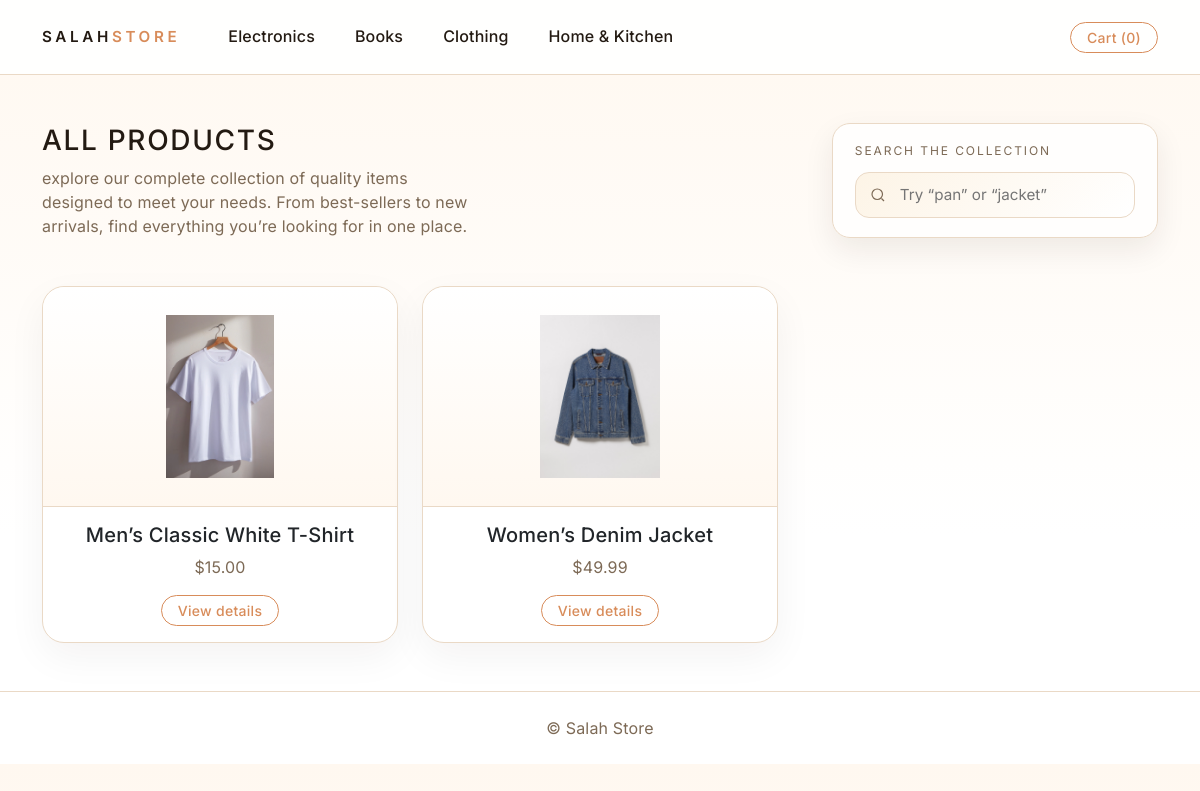
/category/clothing/, run on the app's committed database.
### catalog/models.py (models this page shows, shortened)
class Category(models.Model):
    name = models.CharField(max_length=100, unique=True)
    slug = models.SlugField(max_length=120, unique=True, blank=True)
    class Meta:
        verbose_name_plural = "Categories"

class Product(models.Model):
    category = models.ForeignKey(Category, on_delete=models.CASCADE, related_name='products')
    title = models.CharField(max_length=200)
    slug = models.SlugField(max_length=220, unique=True, blank=True)
    description = models.TextField(blank=True)
    price = models.DecimalField(max_digits=8, decimal_places=2)
    stock = models.PositiveIntegerField(default=0)
    image = models.ImageField(upload_to='products/', blank=True, null=True)
    is_active = models.BooleanField(default=True)
    created_at = models.DateTimeField(auto_now_add=True)

### catalog/views.py (the view)
# urls.py: path('category/<slug:category_slug>/', views.product_list, name='product_by_category'),
def product_list(request, category_slug=None):
    category = None
    categories = Category.objects.all()
    products = Product.objects.filter(is_active=True)
    if category_slug:
        category = get_object_or_404(Category, slug=category_slug)
        products = products.filter(category=category)
    return render(request, 'product_list.html', {
        'category': category,
        'categories': categories,
        'products': products
    })

### catalog/templates/product_list.html (shortened to what this page needs)
{% extends 'base.html' %}
{% block content %}
<div class="d-flex flex-column flex-lg-row align-items-lg-end justify-content-between gap-4 mb-5">
  <div class="flex-grow-1">
    <h1 class="h3 mb-2" style="letter-spacing:0.06em; text-transform:uppercase;">All products</h1>
    <p class="text-muted mb-0" style="max-width:440px;"> explore our complete collection of quality items designed to meet your needs. From best-sellers to new arrivals, find everything you’re looking for in one place. </p>
  </div>
  <div class="search-panel ms-lg-4">
    <label for="product-search">Search the collection</label>
    <div class="search-input-wrap">
      <svg viewBox="0 0 24 24" fill="none" stroke-width="1.6" xmlns="http://www.w3.org/2000/svg" aria-hidden="true">
        <circle cx="11" cy="11" r="7" />
        <line x1="20" y1="20" x2="16.65" y2="16.65" />
      </svg>
      <input id="product-search" type="search" class="search-input" placeholder="Try “pan” or “jacket”" autocomplete="off">
    </div>
  </div>
</div>
<div class="row row-cols-1 row-cols-md-3 g-4" id="product-grid">
    {% for product in products %}
    <div class="col" data-product-card data-title="{{ product.title|lower }}{% if product.category %} {{ product.category.name|lower }}{% endif %}">
        <div class="card h-100">
            {% if product.image %}
            <img src="{{ product.image.url }}" class="card-img-top" alt="{{ product.title }}">
            {% endif %}
            <div class="card-body text-center">
                <h5 class="card-title">{{ product.title }}</h5>
                <p class="text-muted">${{ product.price }}</p>
                <a href="{% url 'product_detail' product.slug %}" class="btn btn-outline-dark btn-sm rounded-pill px-3">View details</a>
            </div>
        </div>
    </div>
    {% endfor %}
</div>
{% endblock %}

### shop/templates/base.html (shortened to what this page needs)
{% load static %}
<!DOCTYPE html>
<html lang="en">
<head>
    <link href="https://cdn.jsdelivr.net/npm/bootstrap@5.3.3/dist/css/bootstrap.min.css" rel="stylesheet">
    <link rel="stylesheet" href="{% static 'css/style.css' %}">
</head>
<body>
    <nav class="navbar navbar-expand-lg navbar-light">
        <div class="container">
            <a class="navbar-brand text-uppercase tracking-wide" href="/">Salah<span>Store</span></a>
            <div class="collapse navbar-collapse" id="navbarNav">
                <ul class="navbar-nav me-auto mb-2 mb-lg-0">
                    {% for category in categories %}
                    <li class="nav-item">
                        <a class="nav-link" href="{% url 'product_by_category' category.slug %}">{{ category.name }}</a>
                    </li>
                    {% endfor %}
                </ul>
                <div class="d-flex align-items-center gap-2">
                    <a href="{% url 'cart:cart_detail' %}" class="btn btn-outline-dark btn-sm rounded-pill px-3">
                        Cart ({{ cart|length }})
                    </a>
                </div>
            </div>
        </div>
    </nav>
    <div class="container py-5">
        {% block content %}{% endblock %}
    </div>
    <footer class="footer text-center py-4 text-muted">
        <p class="mb-0">&copy; {{ now|date:"Y" }} Salah Store</p>
    </footer>
</body>
</html>

### shop/static/css/style.css (style rules this page uses)
:root { --surface: #fdf4e6; --surface-soft: #fff8f0; --surface-strong: #f3e2d1; --border: #ead9c6; --text: #231a12; --muted: #7d6a56; --accent: #d88c5a; --accent-dark: #b8743f; --accent-light: #fbe3cf; }
body { font-family: "Inter", "Helvetica Neue", Arial, sans-serif; background: linear-gradient(180deg, var(--surface-soft) 0%, #ffffff 70%); color: var(--text); letter-spacing: 0.01em; }
a { color: var(--accent); text-decoration: none; }
.tracking-wide { letter-spacing: 0.18em; font-size: 0.95rem; font-weight: 600; }
.navbar { padding: 1.25rem 0; border-bottom: 1px solid var(--border); background-color: rgba(255, 255, 255, 0.92) !important; backdrop-filter: blur(6px); }
.navbar-nav .nav-link { color: var(--text) !important; font-weight: 500; padding: 0.25rem 0; margin-left: 1.5rem; border-bottom: 2px solid transparent; transition: border-color 0.2s ease, color 0.2s ease; }
.navbar-brand { color: var(--text) !important; letter-spacing: 0.24em; font-weight: 600; }
.navbar-brand span { color: var(--accent); }
.btn-outline-dark { border-radius: 999px; border-width: 1px; font-weight: 500; letter-spacing: 0.02em; border-color: var(--accent); color: var(--accent); background-color: transparent; transition: all 0.2s ease; }
.search-panel { background: rgba(255, 255, 255, 0.82); border: 1px solid var(--border); border-radius: 18px; padding: 1.15rem 1.35rem; box-shadow: 0 12px 30px rgba(35, 26, 18, 0.08); min-width: 280px; }
.search-panel label { font-size: 0.75rem; text-transform: uppercase; letter-spacing: 0.16em; color: var(--muted); margin-bottom: 0.75rem; display: block; }
.search-input-wrap { display: flex; align-items: center; gap: 0.65rem; background: linear-gradient(135deg, var(--surface) 0%, #ffffff 100%); border-radius: 14px; border: 1px solid var(--border); padding: 0.6rem 0.85rem; transition: border-color 0.2s ease, box-shadow 0.2s ease; }
.search-input-wrap svg { width: 18px; height: 18px; stroke: var(--muted); flex-shrink: 0; }
.search-input { border: none; background: transparent; width: 100%; font-size: 0.95rem; color: var(--text); }
.card { border: 1px solid var(--border); border-radius: 22px; box-shadow: 0 14px 38px rgba(31, 25, 18, 0.05); transition: transform 0.25s ease, border-color 0.25s ease, box-shadow 0.25s ease; background-color: #fff; }
.card img { height: 220px; width: 100%; object-fit: contain; background: linear-gradient(180deg, #ffffff 0%, var(--surface-soft) 100%); padding: 1.75rem; border-bottom: 1px solid var(--border); border-top-left-radius: 22px; border-top-right-radius: 22px; }
.card-title { font-weight: 500; letter-spacing: 0.01em; }
.text-muted { color: var(--muted) !important; }
.footer { background: rgba(255, 255, 255, 0.92); border-top: 1px solid var(--border); }

### data on the page
Category: name "Electronics"
Category: name "Books"
Category: name "Clothing"
Category: name "Home & Kitchen"
Product: image (picture), title "Men’s Classic White T-Shirt", price "15.00"
Product: image (picture), title "Women’s Denim Jacket", price "49.99"

### other printed values
{{ cart|length }} "0"
